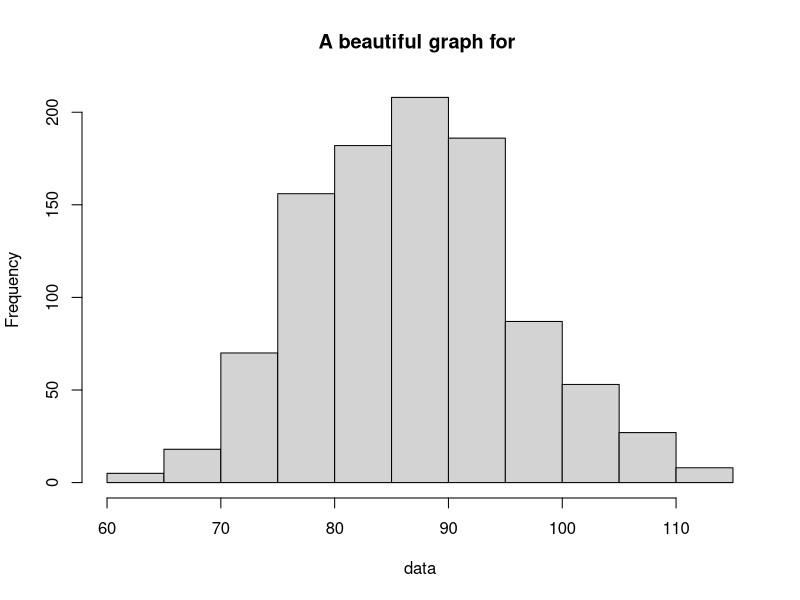

Here is the R script that generated this plot: (Note: this script raises an error after producing the figure.)

# Source this awesome script to do clever data science!
if(!require(here)) install.packages("here")
cat("Adding a new LINE at the top\n\n")
user_name = readline("Hello there! Please type your username and press Enter: ")

fav_num = sample(10:100, 1)
cat("Okay", user_name, "I'm going to guess your favourite number is...", fav_num, "!")
cat("\n\nSo, I'll make a beautiful graph of a Poisson distribution with lambda =", fav_num)

data = rpois(1000, fav_num)
hist(data, main = paste0("A beautiful graph for ", user_name))

cat("\n\nLet me save this beautiful graph and the data behind it...")

filename = paste0("data_",user_name,"_",format(Sys.time(), "%Hh%M"),".rds")
saveRDS(data, here::here("data", filename))

graphname = paste0("graph_",user_name,"_",format(Sys.time(), "%Hh%M"),".png")
png(here::here("figures", graphname))
hist(data, main = paste0("A beautiful graph for ", user_name))
dev.off()

cat("\n\nDone! Don't forget to commit the changes ;)")

cat("Adding a line at the bottom\n")
